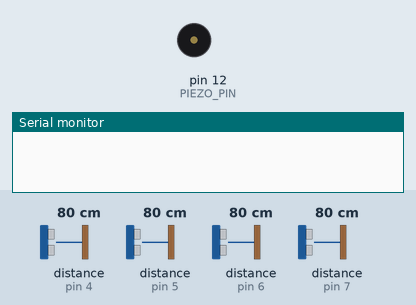
Recording of a sketch running on a simulated Arduino Uno, built with avr-gcc and run on an emulated ATmega328P. Shown: buzzer (waves = sounding), the last lines printed to the serial monitor. Wiring (inferred from the names in the program): 4 × ultrasonic range finder: trigger pin 8, echo pin 4 / trigger pin 9, echo pin 5 / trigger pin 10, echo pin 6 / trigger pin 11, echo pin 7. Inputs (shaded band) come from the test bench; at power-on: distance to the obstacle (sensors on pin 4, pin 5, pin 6, pin 7) 80 cm. The echo pulse lasts 58.3 µs per cm.

Above: at 1.2 s.
1.3 s: distance to the obstacle (sensor on pin 4) set to 65 cm
2.8 s: distance to the obstacle (sensor on pin 4) set to 58 cm
At 3.05 s:
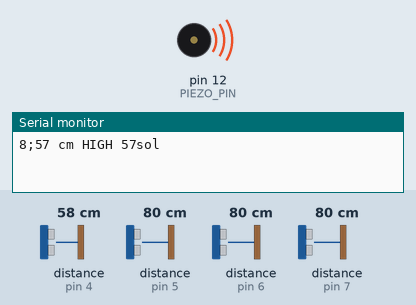
5.8 s: distance to the obstacle (sensor on pin 5) set to 2 cm
At 6.54 s:
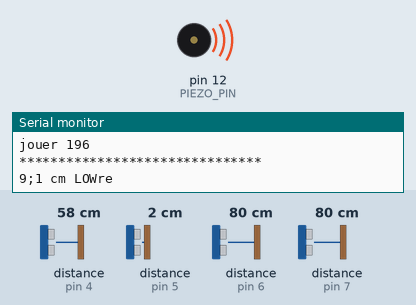
8.8 s: distance to the obstacle (sensor on pin 6) set to 2 cm
14.7 s: distance to the obstacle (sensor on pin 5) set to 35 cm
Timing chart, 0 to 18.7 s (numbered marks = the images above; inputs shaded):
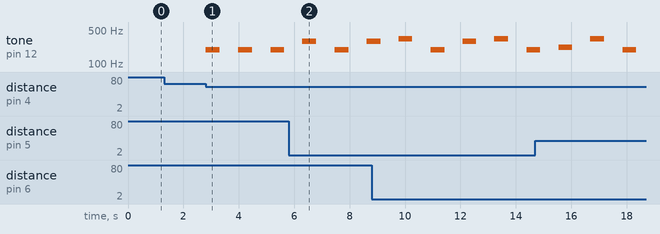

Measured:
- the behaviour switches between 62 and 61 cm on distance to the obstacle (sensor on pin 4) (found by bisection; images 0 and 1)
- after the input at 1.3 s, every drawn part: stays the same
- after the input at 2.8 s, tone on pin 12 (PIEZO_PIN): alternates 196 Hz for 0.50 s and silent for 0.67 s, starting at once

The sketch:

piezo3.ino
```cpp
/*


 Code to do an organ with four hc-sr04 sensors
 each sensor can trigger two notes, depending on the height of the hand in front of it (see MEDIUM and HIGHEST constants).

 Based on an example found on the internet, and fading memories of the laser harp/organ of Jean-Michel Jarre

 May 2015,  @wadael
 */


/*************************************************
 * All the notes. Not all are used.
 * but at least, now you have them all
 *************************************************/

#define NOTE_B0  31
#define NOTE_C1  33
#define NOTE_CS1 35
#define NOTE_D1  37
#define NOTE_DS1 39
#define NOTE_E1  41
#define NOTE_F1  44
#define NOTE_FS1 46
#define NOTE_G1  49
#define NOTE_GS1 52
#define NOTE_A1  55
#define NOTE_AS1 58
#define NOTE_B1  62
#define NOTE_C2  65
#define NOTE_CS2 69
#define NOTE_D2  73
#define NOTE_DS2 78
#define NOTE_E2  82
#define NOTE_F2  87
#define NOTE_FS2 93
#define NOTE_G2  98
#define NOTE_GS2 104
#define NOTE_A2  110
#define NOTE_AS2 117
#define NOTE_B2  123
#define NOTE_C3  131
#define NOTE_CS3 139
#define NOTE_D3  147
#define NOTE_DS3 156
#define NOTE_E3  165
#define NOTE_F3  175
#define NOTE_FS3 185
#define NOTE_G3  196
#define NOTE_GS3 208
#define NOTE_A3  220
#define NOTE_AS3 233
#define NOTE_B3  247
#define NOTE_C4  262
#define NOTE_CS4 277
#define NOTE_D4  294
#define NOTE_DS4 311
#define NOTE_E4  330
#define NOTE_F4  349
#define NOTE_FS4 370
#define NOTE_G4  392
#define NOTE_GS4 415
#define NOTE_A4  440
#define NOTE_AS4 466
#define NOTE_B4  494
#define NOTE_C5  523
#define NOTE_CS5 554
#define NOTE_D5  587
#define NOTE_DS5 622
#define NOTE_E5  659
#define NOTE_F5  698
#define NOTE_FS5 740
#define NOTE_G5  784
#define NOTE_GS5 831
#define NOTE_A5  880
#define NOTE_AS5 932
#define NOTE_B5  988
#define NOTE_C6  1047
#define NOTE_CS6 1109
#define NOTE_D6  1175
#define NOTE_DS6 1245
#define NOTE_E6  1319
#define NOTE_F6  1397
#define NOTE_FS6 1480
#define NOTE_G6  1568
#define NOTE_GS6 1661
#define NOTE_A6  1760
#define NOTE_AS6 1865
#define NOTE_B6  1976
#define NOTE_C7  2093
#define NOTE_CS7 2217
#define NOTE_D7  2349
#define NOTE_DS7 2489
#define NOTE_E7  2637
#define NOTE_F7  2794
#define NOTE_FS7 2960
#define NOTE_G7  3136
#define NOTE_GS7 3322
#define NOTE_A7  3520
#define NOTE_AS7 3729
#define NOTE_B7  3951
#define NOTE_C8  4186
#define NOTE_CS8 4435
#define NOTE_D8  4699
#define NOTE_DS8 4978


/*
* The values for the four TRIG connectors
*/
#define trigPin1 8
#define trigPin2 9
#define trigPin3 10
#define trigPin4 11

/*
* The values for the four ECHO connectors
*/
#define echoPin1 4
#define echoPin2 5
#define echoPin3 6
#define echoPin4 7

/*
* BUZZER PIN
*/
#define PIEZO_PIN 12


/* this is values expressed in centimeters (cm) because I love the metric system */
#define MEDIUM 30
#define HIGHEST 60

/*
* All measures under and above will not be treated.
*/

#define DELAY_TIME 500  // Milliseconds
#define NOTE_DURATION 2 //  4 = quarter note, 8 = eighth note, etc.:

void setup() {
  Serial.begin (9600); // speed of the communication ; value used in the example

  /* Setting the arduino pins for outpout or input */
  pinMode(trigPin1, OUTPUT);
  pinMode(trigPin2, OUTPUT);
  pinMode(trigPin3, OUTPUT);
  pinMode(trigPin4, OUTPUT);

  pinMode(echoPin1, INPUT);
  pinMode(echoPin2, INPUT);
  pinMode(echoPin3, INPUT);
  pinMode(echoPin4, INPUT);

  pinMode(PIEZO_PIN, OUTPUT);
}


void loop() {
  checkSensor(trigPin1, echoPin1,"do", NOTE_C4,"sol",NOTE_G3);
  checkSensor(trigPin2, echoPin2,"re",NOTE_D4,"la", NOTE_A3);
  checkSensor(trigPin3, echoPin3,"mi",NOTE_E4,"si",NOTE_B3);
  checkSensor(trigPin4, echoPin4,"fa",NOTE_F4,"do",NOTE_C3);
}


int checkSensor(int trigPin, int echoPin, char* lowKey, int iLowKey, char* highKey, int iHighKey){
  long duration, distance;

  digitalWrite(trigPin, LOW);  // Added this line
  delayMicroseconds(2); // Added this line

  digitalWrite(trigPin, HIGH);
  delayMicroseconds(10); // Added this line

  digitalWrite(trigPin, LOW);

  duration = pulseIn(echoPin, HIGH);
  distance = (duration/2) / 29.1;


  if (distance > HIGHEST || distance <= 0){
   /*
     Serial.print( trigPin );
     Serial.print(":");
     Serial.print("Out of range :");
   */
  }
  else {
    Serial.print( trigPin );
     Serial.print( ";");
     Serial.print(distance);
     Serial.print(" cm " );


    if(distance >0 && distance <= MEDIUM){
      Serial.print(  "LOW" );
      Serial.println(  lowKey );
      playNote(iLowKey);
      }
    else{
      if(distance > MEDIUM  && distance <= HIGHEST){
        Serial.print(  "HIGH " );
        Serial.print(  distance );
        Serial.println(  highKey );
        playNote(iHighKey);
      }
    }

    delay(DELAY_TIME);
    Serial.println(  "*******************************" );
  }
}

/*
* Method for playing a note
*/
void playNote(int note){
  tone(PIEZO_PIN, note,DELAY_TIME);

  int pauseBetweenNotes = DELAY_TIME * 1.30;

  delay(pauseBetweenNotes);

  // stop the tone playing:
  noTone(PIEZO_PIN);

  Serial.print(  "jouer ");
  Serial.println( note);
}
```
